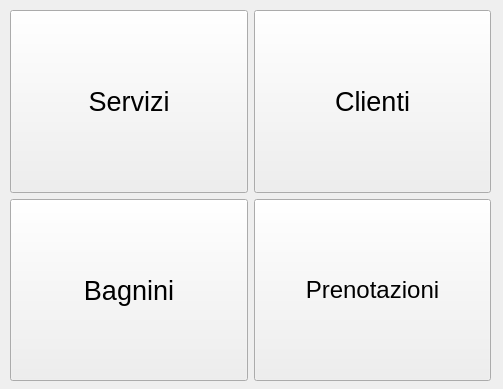
<?xml version="1.0" encoding="UTF-8"?>
<ui version="4.0">
 <class>VistaHome</class>
 <widget class="QWidget" name="VistaHome">
  <property name="geometry">
   <rect>
    <x>0</x>
    <y>0</y>
    <width>503</width>
    <height>389</height>
   </rect>
  </property>
  <property name="minimumSize">
   <size>
    <width>503</width>
    <height>389</height>
   </size>
  </property>
  <property name="maximumSize">
   <size>
    <width>503</width>
    <height>389</height>
   </size>
  </property>
  <property name="windowTitle">
   <string>Gestore Stabilimento PRO</string>
  </property>
  <widget class="QWidget" name="gridLayoutWidget">
   <property name="geometry">
    <rect>
     <x>10</x>
     <y>10</y>
     <width>481</width>
     <height>371</height>
    </rect>
   </property>
   <layout class="QGridLayout" name="gridLayout">
    <item row="0" column="0">
     <widget class="QPushButton" name="servizi_button">
      <property name="sizePolicy">
       <sizepolicy hsizetype="Minimum" vsizetype="Expanding">
        <horstretch>0</horstretch>
        <verstretch>0</verstretch>
       </sizepolicy>
      </property>
      <property name="font">
       <font>
        <pointsize>20</pointsize>
       </font>
      </property>
      <property name="text">
       <string>Servizi</string>
      </property>
     </widget>
    </item>
    <item row="0" column="1">
     <widget class="QPushButton" name="clienti_button">
      <property name="sizePolicy">
       <sizepolicy hsizetype="Minimum" vsizetype="Expanding">
        <horstretch>0</horstretch>
        <verstretch>0</verstretch>
       </sizepolicy>
      </property>
      <property name="font">
       <font>
        <pointsize>20</pointsize>
       </font>
      </property>
      <property name="text">
       <string>Clienti</string>
      </property>
     </widget>
    </item>
    <item row="1" column="0">
     <widget class="QPushButton" name="bagnini_button">
      <property name="sizePolicy">
       <sizepolicy hsizetype="Minimum" vsizetype="Expanding">
        <horstretch>0</horstretch>
        <verstretch>0</verstretch>
       </sizepolicy>
      </property>
      <property name="font">
       <font>
        <pointsize>20</pointsize>
       </font>
      </property>
      <property name="text">
       <string>Bagnini</string>
      </property>
     </widget>
    </item>
    <item row="1" column="1">
     <widget class="QPushButton" name="prenotazioni_button">
      <property name="sizePolicy">
       <sizepolicy hsizetype="Minimum" vsizetype="Expanding">
        <horstretch>0</horstretch>
        <verstretch>0</verstretch>
       </sizepolicy>
      </property>
      <property name="font">
       <font>
        <pointsize>18</pointsize>
       </font>
      </property>
      <property name="text">
       <string>Prenotazioni</string>
      </property>
     </widget>
    </item>
   </layout>
  </widget>
 </widget>
 <resources/>
 <connections/>
</ui>
